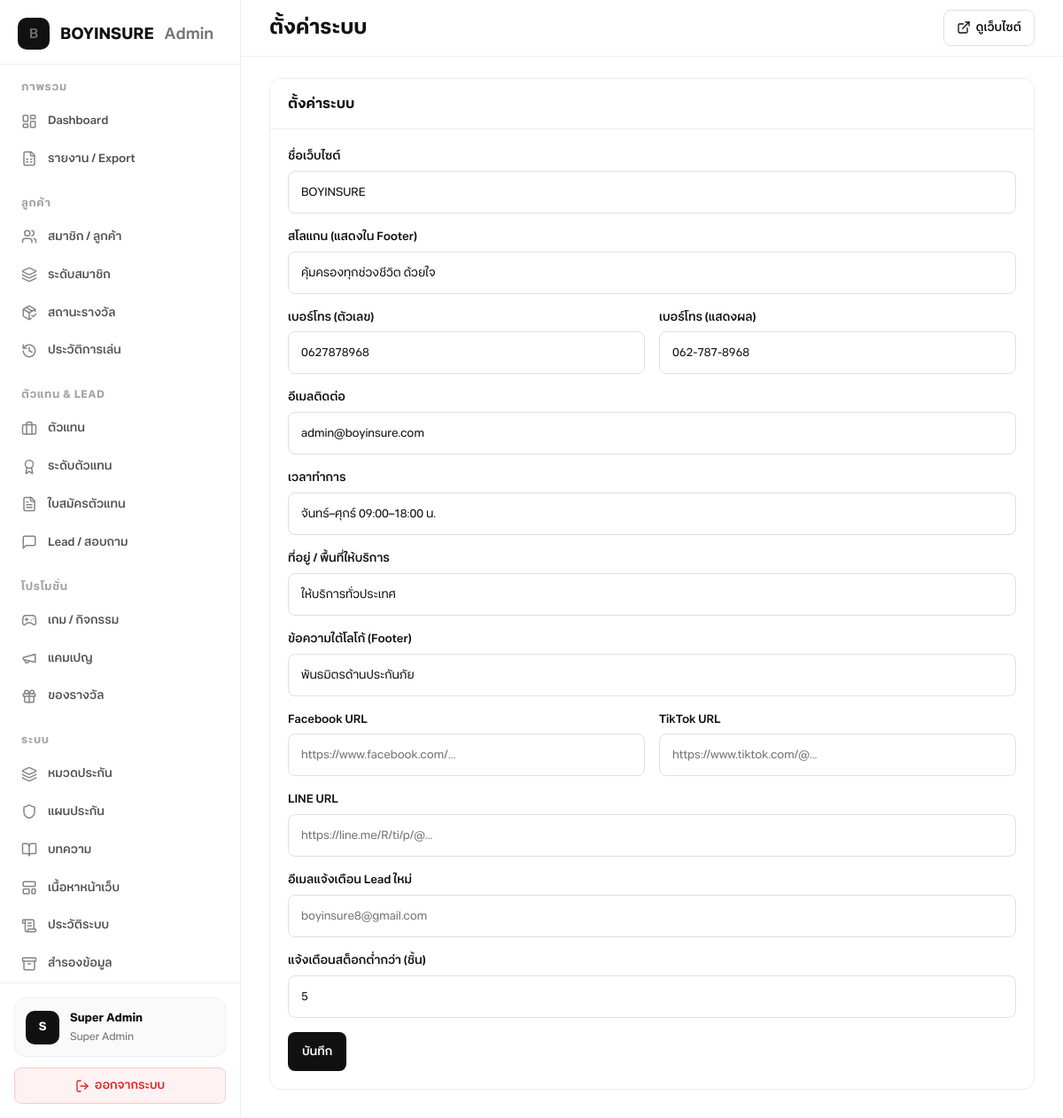
/admin/settings.php (signed in), run on an earlier commit of the app's database.
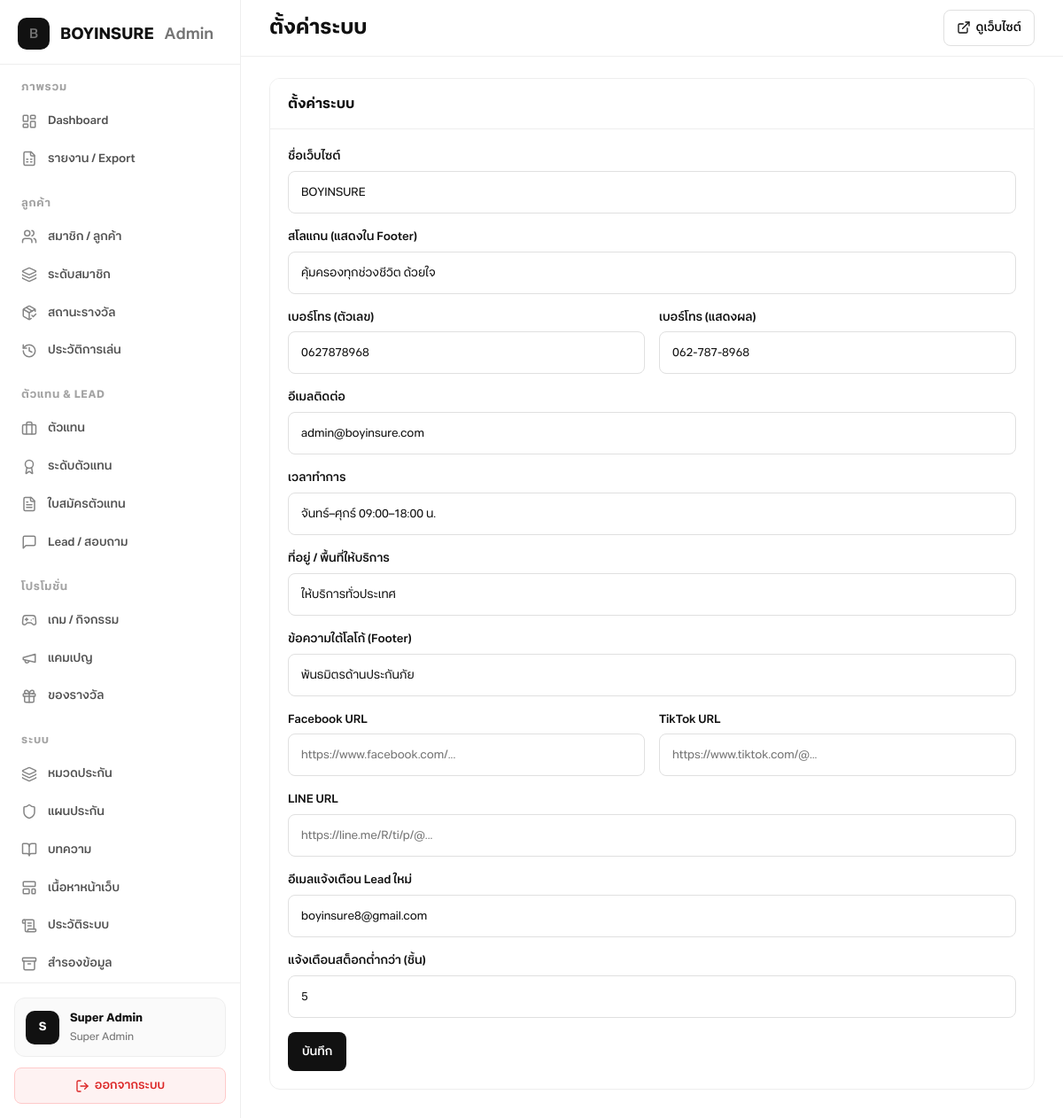
And on a later commit of the database.
### tables this page shows
CREATE TABLE settings (
  id INT UNSIGNED AUTO_INCREMENT PRIMARY KEY,
  setting_key VARCHAR(80) NOT NULL UNIQUE,
  setting_value TEXT NULL,
  updated_at DATETIME NOT NULL DEFAULT CURRENT_TIMESTAMP ON UPDATE CURRENT_TIMESTAMP
);

### includes/bootstrap.php (called while the page is built, shortened)
<?php
function load_app_config(): array {
    static $cfg;
    if ($cfg) {
        return $cfg;
    }
    $cfg = require dirname(__DIR__) . '/config.php';
    $envMap = [
        'DB_HOST' => ['db', 'host'],
        'DB_PORT' => ['db', 'port'],
        'DB_NAME' => ['db', 'name'],
        'DB_USER' => ['db', 'user'],
        'DB_PASS' => ['db', 'pass'],
    ];
    foreach ($envMap as $envKey => $path) {
        $value = getenv($envKey);
        if ($value === false || $value === '') {
            continue;
        }
        $cfg[$path[0]][$path[1]] = $value;
    }
    return $cfg;
}
function app_config(string $key = null) {
    static $cfg;
    if (!$cfg) {
        $cfg = load_app_config();
    }
    $parts = explode('.', $key);
    $val = $cfg;
    foreach ($parts as $p) {
        if (!isset($val[$p])) {
            return null;
        }
        $val = $val[$p];
    }
    return $val;
}
function db(): PDO {
    static $pdo;
    if ($pdo) {
        return $pdo;
    }
    $c = app_config('db');
    $dsn = sprintf(
        'mysql:host=%s;port=%s;dbname=%s;charset=%s',
        $c['host'],
        $c['port'],
        $c['name'],
        $c['charset']
    );
    $pdo = new PDO($dsn, $c['user'], $c['pass'], [
        PDO::ATTR_ERRMODE => PDO::ERRMODE_EXCEPTION,
        PDO::ATTR_DEFAULT_FETCH_MODE => PDO::FETCH_ASSOC,
    ]);
    return $pdo;
}
function setting_get(string $key, ?string $default = null): ?string {
    try {
        $stmt = db()->prepare('SELECT setting_value FROM settings WHERE setting_key = ? LIMIT 1');
        $stmt->execute([$key]);
        $val = $stmt->fetchColumn();
        return $val !== false ? (string) $val : $default;
    } catch (Throwable $e) {
        return $default;
    }
}

### admin/includes/auth.php (called while the page is built, shortened)
<?php
require_once dirname(__DIR__, 2) . '/includes/bootstrap.php';
function h(?string $s): string {
    return htmlspecialchars((string) $s, ENT_QUOTES, 'UTF-8');
}
function render_layout(string $title, string $content, string $active = ''): void {
    require __DIR__ . '/layout.php';
}

### admin/settings.php (the view, shortened to what this page needs)
<?php
require_once __DIR__ . '/includes/auth.php';
?>
<div class="admin-card">
  <div class="admin-card__head"><h2>ตั้งค่าระบบ</h2></div>
  <div class="admin-card__body">
    <form method="post" class="admin-form admin-form--wide">
      <label>ชื่อเว็บไซต์</label>
      <input name="site_name" value="<?= h(setting_get('site_name', 'BOYINSURE')) ?>" />
      <label>สโลแกน (แสดงใน Footer)</label>
      <input name="site_tagline" value="<?= h(setting_get('site_tagline', 'คุ้มครองทุกช่วงชีวิต ด้วยใจ')) ?>" />
      <div class="admin-form__row">
        <div>
          <label>เบอร์โทร (ตัวเลข)</label>
          <input name="phone" value="<?= h(setting_get('phone', '0627878968')) ?>" placeholder="0627878968" />
        </div>
        <div>
          <label>เบอร์โทร (แสดงผล)</label>
          <input name="phone_display" value="<?= h(setting_get('phone_display', '062-787-8968')) ?>" />
        </div>
      </div>
      <label>อีเมลติดต่อ</label>
      <input type="email" name="contact_email" value="<?= h(setting_get('contact_email', '')) ?>" />
      <label>เวลาทำการ</label>
      <input name="business_hours" value="<?= h(setting_get('business_hours', 'จันทร์–ศุกร์ 09:00–18:00 น.')) ?>" />
      <label>ที่อยู่ / พื้นที่ให้บริการ</label>
      <input name="address" value="<?= h(setting_get('address', 'ให้บริการทั่วประเทศ')) ?>" />
      <label>ข้อความใต้โลโก้ (Footer)</label>
      <input name="footer_note" value="<?= h(setting_get('footer_note', 'พันธมิตรด้านประกันภัย')) ?>" />
      <div class="admin-form__row">
        <div>
          <label>Facebook URL</label>
          <input name="facebook_url" value="<?= h(setting_get('facebook_url', '')) ?>" placeholder="https://www.facebook.com/..." />
        </div>
        <div>
          <label>TikTok URL</label>
          <input name="tiktok_url" value="<?= h(setting_get('tiktok_url', '')) ?>" placeholder="https://www.tiktok.com/@..." />
        </div>
      </div>
      <label>LINE URL</label>
      <input name="line_url" value="<?= h(setting_get('line_url', '')) ?>" placeholder="https://line.me/R/ti/p/@..." />
      <label>อีเมลแจ้งเตือน Lead ใหม่</label>
      <input type="email" name="notify_email" value="<?= h(setting_get('notify_email', 'boyinsure8@gmail.com')) ?>" placeholder="boyinsure8@gmail.com" />
      <label>แจ้งเตือนสต็อกต่ำกว่า (ชิ้น)</label>
      <input type="number" name="low_stock_threshold" min="0" value="<?= h(setting_get('low_stock_threshold', '5')) ?>" />
      <button type="submit" class="admin-btn admin-btn--primary">บันทึก</button>
    </form>
  </div>
</div>

What changed in the data, as far as the page shows it:
now on this page (row edited): settings: notify_email "boyinsure8@gmail.com"
